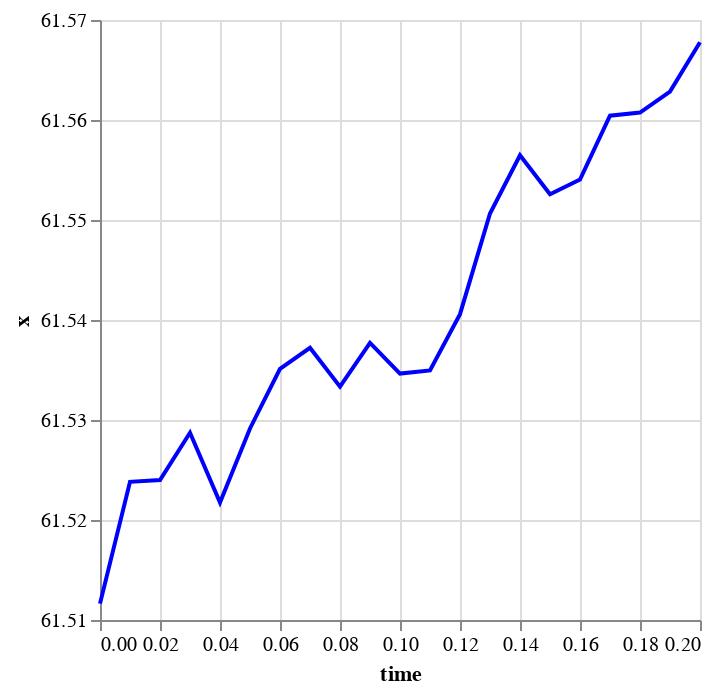

Write notebook code for a chart like this one.
### Code cell
import numpy as np
import altair as alt
from src.extract_smile_data import get_trial_hand_data,concat_trial_func_results

hand_data = concat_trial_func_results(
    get_trial_hand_data,
    smile_data,
    final_sampling_rate=100,
)

def sig_chart(df, **kwargs):
    return (
        alt.Chart(
            df
            .loc[:'0.2s']
            .reset_index()
            .assign(time=lambda x: x['time'].dt.total_seconds())
        )
        .mark_line(
            point='transparent',
            **kwargs
        )
        .encode(
            x='time:Q',
            y=alt.Y('x:Q').scale(zero=False),
        )
    )

(
    # sig_chart(marker_pos_df, color='black')
    # +
    sig_chart(hand_data.loc[1], color='blue')
)

### Figure 1 — Vega-Lite specification as saved in the notebook (floating-point values rounded to 4 significant figures)
{"config": {"view": {"continuousWidth": 300, "continuousHeight": 300}}, "data": {"name": "data-c69beaa25761424fb3e2adfd8ee1dc73"}, "mark": {"type": "line", "color": "blue", "point": "transparent"}, "encoding": {"x": {"field": "time", "type": "quantitative"}, "y": {"field": "x", "scale": {"zero": false}, "type": "quantitative"}}, "$schema": "https://vega.github.io/schema/vega-lite/v5.15.1.json", "datasets": {"data-c69beaa25761424fb3e2adfd8ee1dc73": [{"time": 0.0, "x": 61.51, "y": 796.0, "z": 45.38}, {"time": 0.01, "x": 61.52, "y": 796.0, "z": 45.38}, {"time": 0.02, "x": 61.52, "y": 796.0, "z": 45.37}, {"time": 0.03, "x": 61.53, "y": 796.0, "z": 45.38}, {"time": 0.04, "x": 61.52, "y": 796.0, "z": 45.4}, {"time": 0.05, "x": 61.53, "y": 796.0, "z": 45.4}, {"time": 0.06, "x": 61.54, "y": 796.0, "z": 45.4}, {"time": 0.07, "x": 61.54, "y": 796.0, "z": 45.41}, {"time": 0.08, "x": 61.53, "y": 796.0, "z": 45.41}, {"time": 0.09, "x": 61.54, "y": 796.0, "z": 45.41}, {"time": 0.1, "x": 61.53, "y": 796.0, "z": 45.42}, {"time": 0.11, "x": 61.53, "y": 796.0, "z": 45.41}, {"time": 0.12, "x": 61.54, "y": 796.0, "z": 45.42}, {"time": 0.13, "x": 61.55, "y": 796.0, "z": 45.41}, {"time": 0.14, "x": 61.56, "y": 796.0, "z": 45.42}, {"time": 0.15, "x": 61.55, "y": 796.0, "z": 45.42}, {"time": 0.16, "x": 61.55, "y": 796.0, "z": 45.41}, {"time": 0.17, "x": 61.56, "y": 796.0, "z": 45.42}, {"time": 0.18, "x": 61.56, "y": 796.0, "z": 45.41}, {"time": 0.19, "x": 61.56, "y": 796.0, "z": 45.41}, {"time": 0.2, "x": 61.57, "y": 796.0, "z": 45.41}]}}
